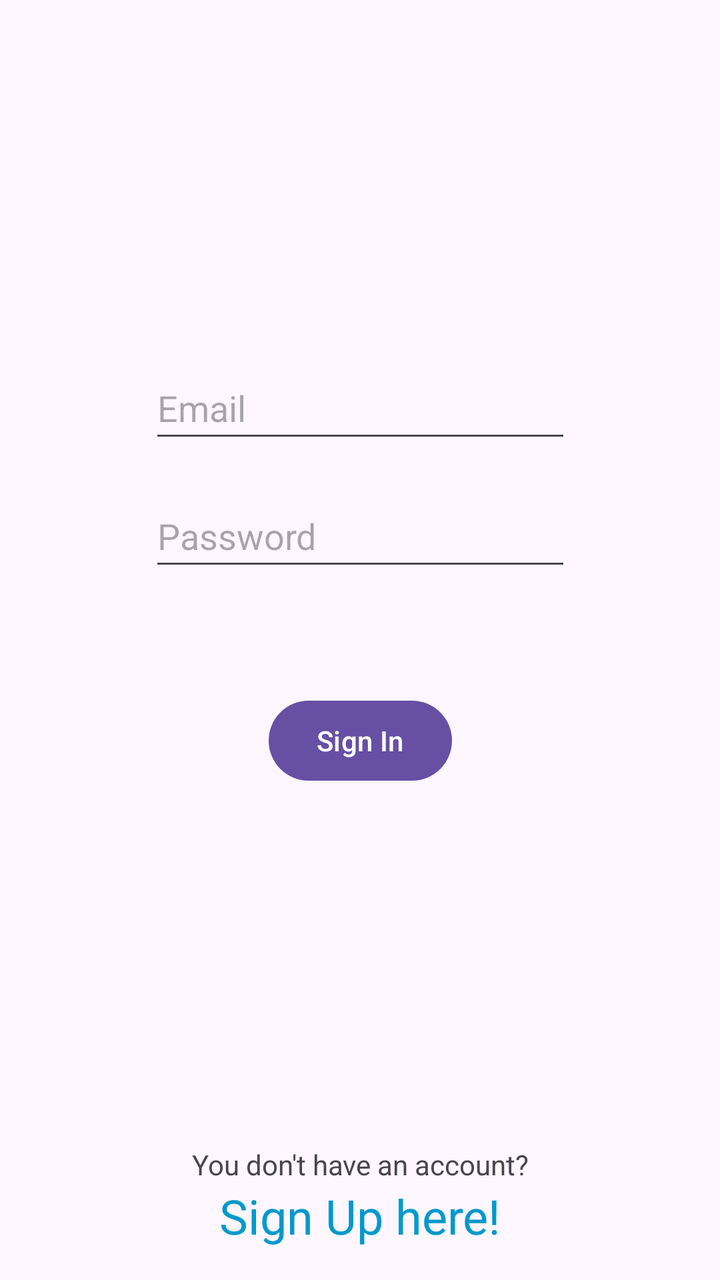
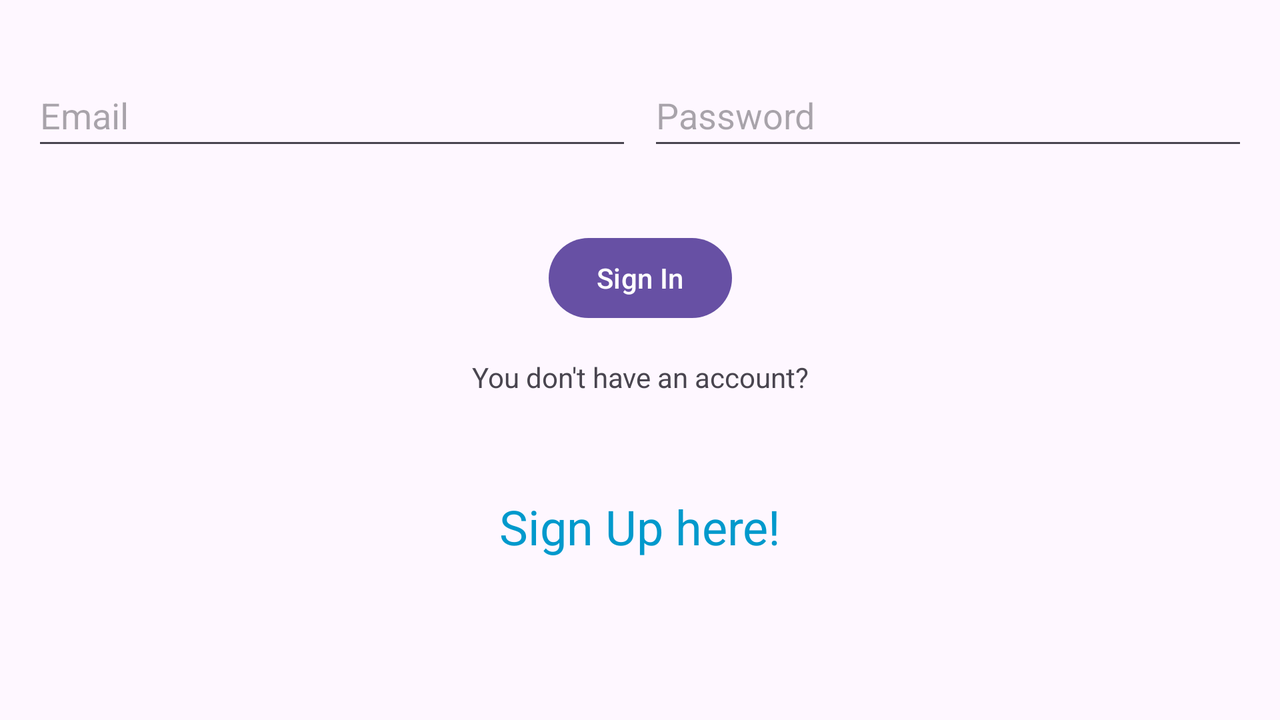

An Android layout and its configuration variant, each rendered on a device that would load it. The default file and the variant file are quoted in full after the pictures.
<!-- AndroidManifest.xml: application theme Theme.ParkX -->
<!-- res/layout/fragment_sign_in.xml -->
<?xml version="1.0" encoding="utf-8"?>
<androidx.constraintlayout.widget.ConstraintLayout xmlns:android="http://schemas.android.com/apk/res/android"
    xmlns:app="http://schemas.android.com/apk/res-auto"
    android:layout_width="match_parent"
    android:layout_height="match_parent">

    <EditText
        android:id="@+id/et_signInEmail"
        android:layout_width="211dp"
        android:layout_height="48dp"
        android:layout_marginVertical="8dp"
        android:autofillHints="emailAddress"
        android:ems="10"


        android:hint="@string/email"
        android:inputType="textEmailAddress"
        android:saveEnabled="false"
        app:layout_constraintBottom_toTopOf="@+id/et_signInPassword"
        app:layout_constraintEnd_toEndOf="parent"
        app:layout_constraintHorizontal_bias="0.5"
        app:layout_constraintStart_toStartOf="parent"
        app:layout_constraintTop_toTopOf="parent"
        app:layout_constraintVertical_chainStyle="packed" />

    <EditText
        android:id="@+id/et_signInPassword"
        android:layout_width="211dp"
        android:layout_height="48dp"
        android:layout_marginVertical="8dp"
        android:autofillHints="password"
        android:ems="10"
        android:gravity="start|center_vertical"

        android:hint="@string/password"
        android:inputType="textPassword"
        android:saveEnabled="false"
        app:layout_constraintBottom_toTopOf="@+id/tv_signInError"
        app:layout_constraintEnd_toEndOf="parent"
        app:layout_constraintHorizontal_bias="0.5"
        app:layout_constraintStart_toStartOf="parent"
        app:layout_constraintTop_toBottomOf="@+id/et_signInEmail" />

    <TextView
        android:id="@+id/tv_signInError"
        android:layout_width="wrap_content"
        android:layout_height="wrap_content"
        android:layout_marginVertical="8dp"
        android:gravity="center"
        android:minHeight="24dp"

        android:textColor="#FF0000"
        app:layout_constraintBottom_toTopOf="@+id/btn_signIn"
        app:layout_constraintEnd_toEndOf="parent"
        app:layout_constraintHorizontal_bias="0.5"
        app:layout_constraintStart_toStartOf="parent"
        app:layout_constraintTop_toBottomOf="@+id/et_signInPassword" />

    <Button
        android:id="@+id/btn_signIn"
        android:layout_width="wrap_content"
        android:layout_height="wrap_content"
        android:layout_marginVertical="8dp"
        android:text="@string/sign_in"
        app:layout_constraintBottom_toTopOf="@+id/progressBar"
        app:layout_constraintEnd_toEndOf="parent"
        app:layout_constraintHorizontal_bias="0.5"
        app:layout_constraintStart_toStartOf="parent"
        app:layout_constraintTop_toBottomOf="@+id/tv_signInError" />

    <ProgressBar
        android:id="@+id/progressBar"
        android:layout_width="wrap_content"
        android:layout_height="wrap_content"
        android:layout_marginVertical="8dp"
        android:visibility="gone"
        app:layout_constraintBottom_toTopOf="@+id/textView4"
        app:layout_constraintEnd_toEndOf="parent"
        app:layout_constraintHorizontal_bias="0.5"
        app:layout_constraintStart_toStartOf="parent"
        app:layout_constraintTop_toBottomOf="@+id/btn_signIn" />

    <TextView
        android:id="@+id/textView4"
        android:layout_width="wrap_content"
        android:layout_height="wrap_content"
        android:text="@string/you_don_t_have_an_account"
        app:layout_constraintBottom_toTopOf="@+id/tv_goToSignUp"
        app:layout_constraintEnd_toEndOf="parent"
        app:layout_constraintStart_toStartOf="parent" />

    <TextView
        android:id="@+id/tv_goToSignUp"
        android:layout_width="wrap_content"
        android:layout_height="wrap_content"
        android:layout_marginBottom="16dp"
        android:gravity="center"
        android:onClick="goToSignUp"
        android:text="@string/sign_up_here"
        android:textColor="@android:color/holo_blue_dark"
        android:textSize="24sp"
        app:layout_constraintBottom_toBottomOf="parent"
        app:layout_constraintEnd_toEndOf="parent"
        app:layout_constraintStart_toStartOf="parent" />


</androidx.constraintlayout.widget.ConstraintLayout>
<!-- resources referenced by this layout -->
<resources>
  <string name="email">Email</string>
  <string name="password">Password</string>
  <string name="sign_in">Sign In</string>
  <string name="sign_up_here">Sign Up here!</string>
  <string name="you_don_t_have_an_account">You don\'t have an account?</string>
  <style name="Theme.ParkX" parent="Base.Theme.ParkX" />
  <style name="Base.Theme.ParkX" parent="Theme.Material3.DayNight.NoActionBar">
          
      </style>
</resources>
<!-- res/layout-land/fragment_sign_in.xml (the repository's variant of the layout above) -->
<!-- drawn on the phone turned sideways -->
<?xml version="1.0" encoding="utf-8"?>
<androidx.constraintlayout.widget.ConstraintLayout xmlns:android="http://schemas.android.com/apk/res/android"
    xmlns:app="http://schemas.android.com/apk/res-auto"
    android:layout_width="match_parent"
    android:layout_height="match_parent">


    <LinearLayout
        android:id="@+id/inputRow"
        android:layout_width="0dp"
        android:layout_height="wrap_content"
        android:layout_marginTop="32dp"
        android:gravity="center"
        android:orientation="horizontal"
        android:paddingHorizontal="16dp"
        app:layout_constraintEnd_toEndOf="parent"
        app:layout_constraintStart_toStartOf="parent"
        app:layout_constraintTop_toTopOf="parent">

        <EditText
            android:id="@+id/et_signInEmail"
            android:layout_width="0dp"
            android:layout_height="48dp"
            android:layout_marginEnd="8dp"
            android:layout_weight="1"
            android:autofillHints="emailAddress"
            android:hint="@string/email"
            android:inputType="textEmailAddress" />


        <EditText
            android:id="@+id/et_signInPassword"
            android:layout_width="0dp"
            android:layout_height="48dp"
            android:layout_weight="1"
            android:autofillHints="password"
            android:hint="@string/password"
            android:inputType="textPassword" />

    </LinearLayout>


    <TextView
        android:id="@+id/tv_signInError"
        android:layout_width="wrap_content"
        android:layout_height="wrap_content"
        android:layout_marginTop="8dp"
        android:text=""
        android:textColor="#FF0000"
        app:layout_constraintEnd_toEndOf="parent"
        app:layout_constraintStart_toStartOf="parent"
        app:layout_constraintTop_toBottomOf="@+id/inputRow" />


    <Button
        android:id="@+id/btn_signIn"
        android:layout_width="wrap_content"
        android:layout_height="wrap_content"
        android:layout_marginTop="8dp"
        android:text="@string/sign_in"
        app:layout_constraintEnd_toEndOf="parent"
        app:layout_constraintStart_toStartOf="parent"
        app:layout_constraintTop_toBottomOf="@+id/tv_signInError" />


    <ProgressBar
        android:id="@+id/progressBar"
        android:layout_width="wrap_content"
        android:layout_height="wrap_content"
        android:layout_marginTop="8dp"
        android:visibility="gone"
        app:layout_constraintEnd_toEndOf="parent"
        app:layout_constraintStart_toStartOf="parent"
        app:layout_constraintTop_toBottomOf="@+id/btn_signIn" />


    <TextView
        android:id="@+id/textView4"
        android:layout_width="wrap_content"
        android:layout_height="wrap_content"
        android:layout_marginTop="16dp"
        android:text="@string/you_don_t_have_an_account"
        app:layout_constraintEnd_toEndOf="parent"
        app:layout_constraintStart_toStartOf="parent"
        app:layout_constraintTop_toBottomOf="@+id/progressBar" />


    <TextView
        android:id="@+id/tv_goToSignUp"
        android:layout_width="wrap_content"
        android:layout_height="wrap_content"
        android:layout_marginBottom="32dp"
        android:onClick="goToSignUp"
        android:text="@string/sign_up_here"
        android:textColor="@android:color/holo_blue_dark"
        android:textSize="24sp"
        app:layout_constraintBottom_toBottomOf="parent"
        app:layout_constraintEnd_toEndOf="parent"
        app:layout_constraintStart_toStartOf="parent"
        app:layout_constraintTop_toBottomOf="@+id/textView4" />
</androidx.constraintlayout.widget.ConstraintLayout>
